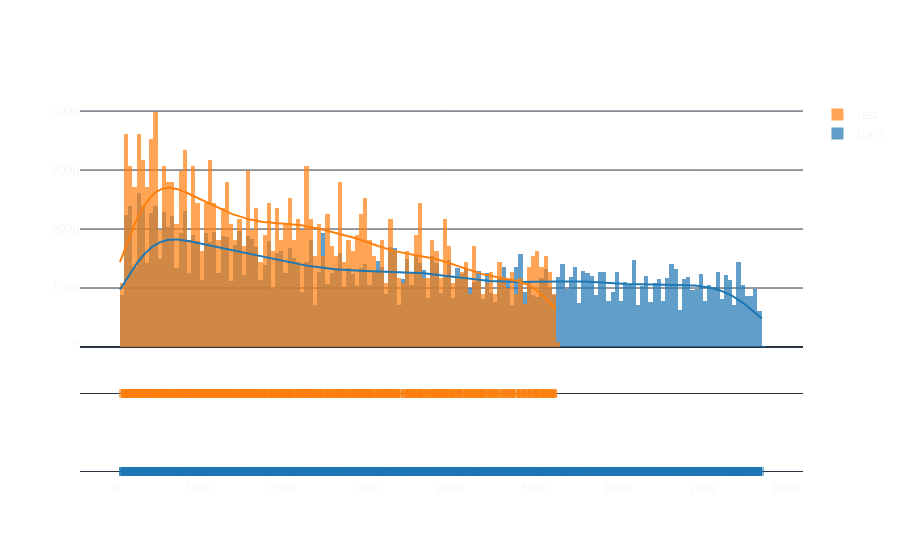

This figure's notebook cell:
### Markdown cell above
<div sryle="text-align: justify", class="alert alert-info">

**Remark**

- The sampled data lies in a cone centered on the standard -3° path nearly the Gaussian sampling diameter augmenting proportionate to the distance from the landing point.
- There is no data test point between ~5000 and ~7500 meters.
</div>

### Code cell
# Display graph
fig = ff.create_distplot(
    [df[df['split']==d]['ATD'].replace([np.inf, -np.inf], np.nan).dropna() for d in ('train', 'test')], ['train', 'test'], bin_size=50
)
fig.update_layout(
    paper_bgcolor="rgba(0,0,0,0)",
    plot_bgcolor="rgba(0,0,0,0)",
    template="plotly_dark",
    autosize=True,
)
fig.show()

### Figure 1 — Plotly figure (JSON) as saved in the notebook; plotly's stock layout.template omitted (floating-point values rounded to 4 significant figures; data arrays with more than 128 entries replaced by an {"elided": "..."} marker saying what was removed)
{"data": [{"autobinx": false, "histnorm": "probability density", "legendgroup": "train", "marker": {"color": "rgb(31, 119, 180)"}, "name": "train", "opacity": 0.7, "type": "histogram", "x": {"elided": "12212 float values"}, "xaxis": "x", "xbins": {"end": 7723.0, "size": 50, "start": 55.56}, "yaxis": "y"}, {"autobinx": false, "histnorm": "probability density", "legendgroup": "test", "marker": {"color": "rgb(255, 127, 14)"}, "name": "test", "opacity": 0.7, "type": "histogram", "x": {"elided": "2212 float values"}, "xaxis": "x", "xbins": {"end": 5260.0, "size": 50, "start": 55.56}, "yaxis": "y"}, {"legendgroup": "train", "marker": {"color": "rgb(31, 119, 180)"}, "mode": "lines", "name": "train", "showlegend": false, "type": "scatter", "x": {"elided": "500 float values"}, "xaxis": "x", "y": {"elided": "500 float values"}, "yaxis": "y"}, {"legendgroup": "test", "marker": {"color": "rgb(255, 127, 14)"}, "mode": "lines", "name": "test", "showlegend": false, "type": "scatter", "x": {"elided": "500 float values"}, "xaxis": "x", "y": {"elided": "500 float values"}, "yaxis": "y"}, {"legendgroup": "train", "marker": {"color": "rgb(31, 119, 180)", "symbol": "line-ns-open"}, "mode": "markers", "name": "train", "showlegend": false, "type": "scatter", "x": {"elided": "12212 float values"}, "xaxis": "x", "y": {"elided": "12212 str values"}, "yaxis": "y2"}, {"legendgroup": "test", "marker": {"color": "rgb(255, 127, 14)", "symbol": "line-ns-open"}, "mode": "markers", "name": "test", "showlegend": false, "type": "scatter", "x": {"elided": "2212 float values"}, "xaxis": "x", "y": {"elided": "2212 str values"}, "yaxis": "y2"}], "layout": {"autosize": true, "barmode": "overlay", "hovermode": "closest", "legend": {"traceorder": "reversed"}, "paper_bgcolor": "rgba(0,0,0,0)", "plot_bgcolor": "rgba(0,0,0,0)", "xaxis": {"anchor": "y2", "domain": [0, 1], "zeroline": false}, "yaxis": {"anchor": "free", "domain": [0.35, 1], "position": 0}, "yaxis2": {"anchor": "x", "domain": [0, 0.25], "dtick": 1, "showticklabels": false}}}
